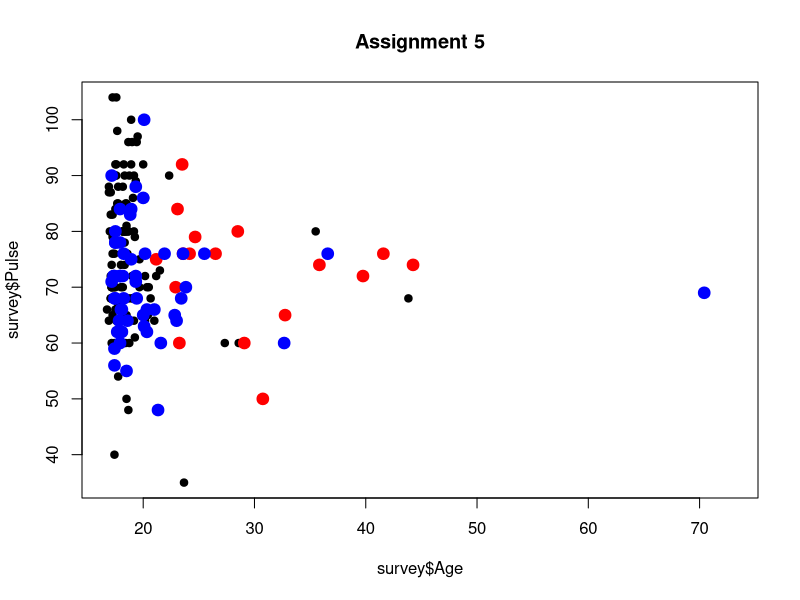

The R script that drew this image:
#Assignment 5
#Use the data set survey in the MASS package. 
#Create a plot of Age and Pulse. Color females over 21 years with red. Color males who exercise frequently with blue.
library(MASS) #loading Mass package
View(survey)

#Create a plot of Age and Pulse
plot(survey$Age,survey$Pulse,main="Assignment 5",pch=19)
#THe above plot command creates plot with title Assignment 5 and solid point character pch=19

#Color females over 21 years with red
points(x=survey$Age[survey$Age>21 & survey$Sex=="Female"],y=survey$Pulse[survey$Age>21 & survey$Sex=="Female"]
       ,col="red",pch=19,lwd=5)
#the points command is a subplotting function to plot points.
#The age females over21 is subsetted for x and pulse of females over 21 for y and the points are coloured wih red .
#The points have increased lwd to see them distintly

# Color males who exercise frequently with blue.
points(x=survey$Age[survey$Exer=="Freq" & survey$Sex=="Male"],y=survey$Pulse[survey$Exer=="Freq" & survey$Sex=="Male"]
       ,col="blue",pch=19,lwd=5)
#the points command is a subplotting function to plot points.
#The age of males who exercise frequently is subsetted for x and pulse of males who exercise frequently for y 
#and the points are coloured wih blue .
#The points have increased lwd to see them distintly

